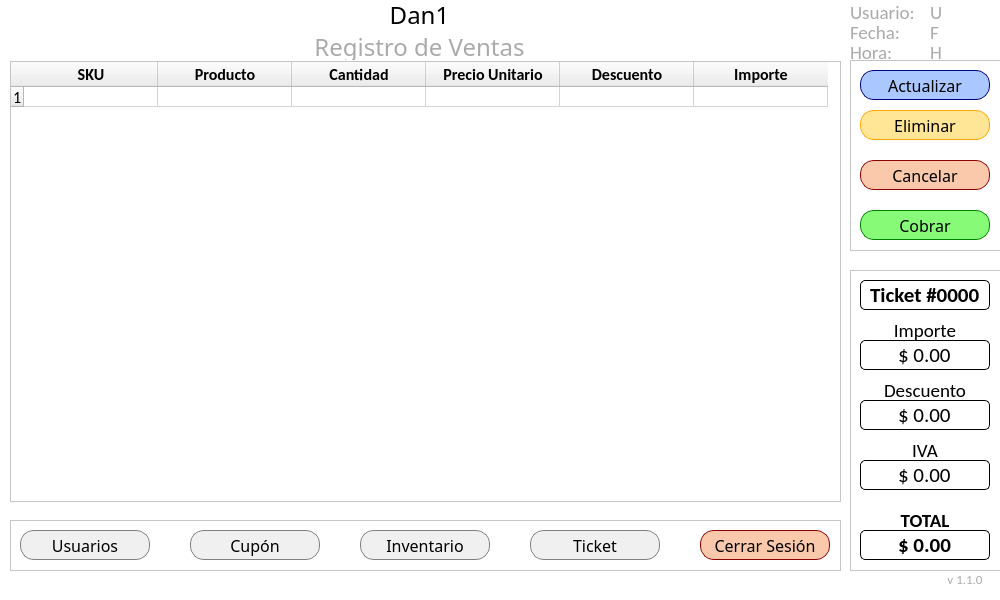
<?xml version="1.0" encoding="UTF-8"?>
<ui version="4.0">
 <class>MainWindow</class>
 <widget class="QMainWindow" name="MainWindow">
  <property name="geometry">
   <rect>
    <x>0</x>
    <y>0</y>
    <width>1000</width>
    <height>600</height>
   </rect>
  </property>
  <property name="minimumSize">
   <size>
    <width>1000</width>
    <height>600</height>
   </size>
  </property>
  <property name="maximumSize">
   <size>
    <width>1000</width>
    <height>600</height>
   </size>
  </property>
  <property name="palette">
   <palette>
    <active>
     <colorrole role="Base">
      <brush brushstyle="SolidPattern">
       <color alpha="255">
        <red>255</red>
        <green>255</green>
        <blue>255</blue>
       </color>
      </brush>
     </colorrole>
     <colorrole role="Window">
      <brush brushstyle="SolidPattern">
       <color alpha="255">
        <red>255</red>
        <green>255</green>
        <blue>255</blue>
       </color>
      </brush>
     </colorrole>
    </active>
    <inactive>
     <colorrole role="Base">
      <brush brushstyle="SolidPattern">
       <color alpha="255">
        <red>255</red>
        <green>255</green>
        <blue>255</blue>
       </color>
      </brush>
     </colorrole>
     <colorrole role="Window">
      <brush brushstyle="SolidPattern">
       <color alpha="255">
        <red>255</red>
        <green>255</green>
        <blue>255</blue>
       </color>
      </brush>
     </colorrole>
    </inactive>
    <disabled>
     <colorrole role="Base">
      <brush brushstyle="SolidPattern">
       <color alpha="255">
        <red>255</red>
        <green>255</green>
        <blue>255</blue>
       </color>
      </brush>
     </colorrole>
     <colorrole role="Window">
      <brush brushstyle="SolidPattern">
       <color alpha="255">
        <red>255</red>
        <green>255</green>
        <blue>255</blue>
       </color>
      </brush>
     </colorrole>
    </disabled>
   </palette>
  </property>
  <property name="windowTitle">
   <string>MainWindow</string>
  </property>
  <widget class="QWidget" name="centralwidget">
   <widget class="QLabel" name="L1">
    <property name="geometry">
     <rect>
      <x>-1</x>
      <y>0</y>
      <width>841</width>
      <height>30</height>
     </rect>
    </property>
    <property name="font">
     <font>
      <family>Impact</family>
      <pointsize>18</pointsize>
     </font>
    </property>
    <property name="text">
     <string>Dan1</string>
    </property>
    <property name="alignment">
     <set>Qt::AlignCenter</set>
    </property>
   </widget>
   <widget class="QLabel" name="L2">
    <property name="geometry">
     <rect>
      <x>-1</x>
      <y>30</y>
      <width>841</width>
      <height>30</height>
     </rect>
    </property>
    <property name="font">
     <font>
      <family>Swis721 LtCn BT</family>
      <pointsize>18</pointsize>
     </font>
    </property>
    <property name="frameShadow">
     <enum>QFrame::Plain</enum>
    </property>
    <property name="midLineWidth">
     <number>0</number>
    </property>
    <property name="text">
     <string>&lt;html&gt;&lt;head/&gt;&lt;body&gt;&lt;p&gt;&lt;span style=&quot; color:#aaaaaa;&quot;&gt;Registro de Ventas&lt;/span&gt;&lt;/p&gt;&lt;/body&gt;&lt;/html&gt;</string>
    </property>
    <property name="alignment">
     <set>Qt::AlignCenter</set>
    </property>
   </widget>
   <widget class="QTableWidget" name="t_Ventas">
    <property name="geometry">
     <rect>
      <x>10</x>
      <y>61</y>
      <width>831</width>
      <height>441</height>
     </rect>
    </property>
    <attribute name="horizontalHeaderVisible">
     <bool>true</bool>
    </attribute>
    <attribute name="horizontalHeaderCascadingSectionResizes">
     <bool>false</bool>
    </attribute>
    <attribute name="horizontalHeaderDefaultSectionSize">
     <number>134</number>
    </attribute>
    <attribute name="horizontalHeaderMinimumSectionSize">
     <number>134</number>
    </attribute>
    <attribute name="verticalHeaderDefaultSectionSize">
     <number>20</number>
    </attribute>
    <row>
     <property name="text">
      <string>1</string>
     </property>
     <property name="font">
      <font>
       <family>Calibri</family>
       <pointsize>12</pointsize>
      </font>
     </property>
    </row>
    <column>
     <property name="text">
      <string>SKU</string>
     </property>
     <property name="font">
      <font>
       <family>Calibri</family>
       <pointsize>12</pointsize>
       <weight>75</weight>
       <bold>true</bold>
      </font>
     </property>
     <property name="textAlignment">
      <set>AlignCenter</set>
     </property>
     <property name="foreground">
      <brush brushstyle="SolidPattern">
       <color alpha="255">
        <red>0</red>
        <green>0</green>
        <blue>0</blue>
       </color>
      </brush>
     </property>
    </column>
    <column>
     <property name="text">
      <string>Producto</string>
     </property>
     <property name="font">
      <font>
       <family>Calibri</family>
       <pointsize>12</pointsize>
       <weight>75</weight>
       <bold>true</bold>
      </font>
     </property>
     <property name="textAlignment">
      <set>AlignCenter</set>
     </property>
    </column>
    <column>
     <property name="text">
      <string>Cantidad</string>
     </property>
     <property name="font">
      <font>
       <family>Calibri</family>
       <pointsize>12</pointsize>
       <weight>75</weight>
       <bold>true</bold>
      </font>
     </property>
     <property name="textAlignment">
      <set>AlignCenter</set>
     </property>
    </column>
    <column>
     <property name="text">
      <string>Precio Unitario</string>
     </property>
     <property name="font">
      <font>
       <family>Calibri</family>
       <pointsize>12</pointsize>
       <weight>75</weight>
       <bold>true</bold>
      </font>
     </property>
     <property name="textAlignment">
      <set>AlignCenter</set>
     </property>
    </column>
    <column>
     <property name="text">
      <string>Descuento</string>
     </property>
     <property name="font">
      <font>
       <family>Calibri</family>
       <pointsize>12</pointsize>
       <weight>75</weight>
       <bold>true</bold>
      </font>
     </property>
     <property name="textAlignment">
      <set>AlignCenter</set>
     </property>
    </column>
    <column>
     <property name="text">
      <string>Importe</string>
     </property>
     <property name="font">
      <font>
       <family>Calibri</family>
       <pointsize>12</pointsize>
       <weight>75</weight>
       <bold>true</bold>
      </font>
     </property>
     <property name="textAlignment">
      <set>AlignCenter</set>
     </property>
    </column>
    <item row="0" column="0">
     <property name="text">
      <string/>
     </property>
    </item>
   </widget>
   <widget class="QFrame" name="fr_Ventas">
    <property name="geometry">
     <rect>
      <x>850</x>
      <y>60</y>
      <width>151</width>
      <height>191</height>
     </rect>
    </property>
    <property name="frameShape">
     <enum>QFrame::StyledPanel</enum>
    </property>
    <property name="frameShadow">
     <enum>QFrame::Raised</enum>
    </property>
    <widget class="QPushButton" name="b_Actualizar">
     <property name="geometry">
      <rect>
       <x>10</x>
       <y>10</y>
       <width>130</width>
       <height>30</height>
      </rect>
     </property>
     <property name="font">
      <font>
       <family>Swis721 LtCn BT</family>
       <pointsize>12</pointsize>
      </font>
     </property>
     <property name="focusPolicy">
      <enum>Qt::StrongFocus</enum>
     </property>
     <property name="styleSheet">
      <string notr="true">background-color: rgb(170, 200, 255);
border-width: 1px;
border-style: solid;
border-color: navy;
border-radius: 14px;</string>
     </property>
     <property name="text">
      <string>Actualizar</string>
     </property>
     <property name="autoDefault">
      <bool>true</bool>
     </property>
    </widget>
    <widget class="QPushButton" name="b_Eliminar">
     <property name="geometry">
      <rect>
       <x>10</x>
       <y>50</y>
       <width>130</width>
       <height>30</height>
      </rect>
     </property>
     <property name="font">
      <font>
       <family>Swis721 LtCn BT</family>
       <pointsize>12</pointsize>
      </font>
     </property>
     <property name="focusPolicy">
      <enum>Qt::StrongFocus</enum>
     </property>
     <property name="styleSheet">
      <string notr="true">background-color: rgb(255, 230, 150);
border-width: 1px;
border-style: solid;
border-color: orange;
border-radius: 14px;</string>
     </property>
     <property name="text">
      <string>Eliminar</string>
     </property>
     <property name="autoDefault">
      <bool>true</bool>
     </property>
    </widget>
    <widget class="QPushButton" name="b_Cancelar">
     <property name="geometry">
      <rect>
       <x>10</x>
       <y>100</y>
       <width>130</width>
       <height>30</height>
      </rect>
     </property>
     <property name="font">
      <font>
       <family>Swis721 LtCn BT</family>
       <pointsize>12</pointsize>
      </font>
     </property>
     <property name="focusPolicy">
      <enum>Qt::StrongFocus</enum>
     </property>
     <property name="styleSheet">
      <string notr="true">background-color: rgb(250, 200, 170);
border-width: 1px;
border-style: solid;
border-color: darkred;
border-radius: 14px;</string>
     </property>
     <property name="text">
      <string>Cancelar</string>
     </property>
     <property name="autoDefault">
      <bool>true</bool>
     </property>
    </widget>
    <widget class="QPushButton" name="b_Cobrar">
     <property name="geometry">
      <rect>
       <x>10</x>
       <y>150</y>
       <width>130</width>
       <height>30</height>
      </rect>
     </property>
     <property name="font">
      <font>
       <family>Swis721 LtCn BT</family>
       <pointsize>12</pointsize>
      </font>
     </property>
     <property name="focusPolicy">
      <enum>Qt::StrongFocus</enum>
     </property>
     <property name="styleSheet">
      <string notr="true">background-color: rgb(135, 250, 120);
border-width: 1px;
border-style: solid;
border-color: green;
border-radius: 14px;</string>
     </property>
     <property name="text">
      <string>Cobrar</string>
     </property>
     <property name="autoDefault">
      <bool>true</bool>
     </property>
    </widget>
   </widget>
   <widget class="QFrame" name="fr_botones">
    <property name="geometry">
     <rect>
      <x>10</x>
      <y>520</y>
      <width>831</width>
      <height>51</height>
     </rect>
    </property>
    <property name="frameShape">
     <enum>QFrame::StyledPanel</enum>
    </property>
    <property name="frameShadow">
     <enum>QFrame::Raised</enum>
    </property>
    <widget class="QPushButton" name="b_Usuarios">
     <property name="geometry">
      <rect>
       <x>10</x>
       <y>10</y>
       <width>130</width>
       <height>30</height>
      </rect>
     </property>
     <property name="font">
      <font>
       <family>Swis721 LtCn BT</family>
       <pointsize>12</pointsize>
      </font>
     </property>
     <property name="focusPolicy">
      <enum>Qt::StrongFocus</enum>
     </property>
     <property name="styleSheet">
      <string notr="true">background-color: rgb(240, 240, 240);
border-width: 1px;
border-style: solid;
border-color: gray;
border-radius: 14px;</string>
     </property>
     <property name="text">
      <string>Usuarios</string>
     </property>
     <property name="autoDefault">
      <bool>true</bool>
     </property>
    </widget>
    <widget class="QPushButton" name="b_Cupon">
     <property name="geometry">
      <rect>
       <x>180</x>
       <y>10</y>
       <width>130</width>
       <height>30</height>
      </rect>
     </property>
     <property name="font">
      <font>
       <family>Swis721 LtCn BT</family>
       <pointsize>12</pointsize>
      </font>
     </property>
     <property name="focusPolicy">
      <enum>Qt::StrongFocus</enum>
     </property>
     <property name="styleSheet">
      <string notr="true">background-color: rgb(240, 240, 240);
border-width: 1px;
border-style: solid;
border-color: gray;
border-radius: 14px;</string>
     </property>
     <property name="text">
      <string>Cupón</string>
     </property>
     <property name="autoDefault">
      <bool>true</bool>
     </property>
    </widget>
    <widget class="QPushButton" name="b_Inventario">
     <property name="geometry">
      <rect>
       <x>350</x>
       <y>10</y>
       <width>130</width>
       <height>30</height>
      </rect>
     </property>
     <property name="font">
      <font>
       <family>Swis721 LtCn BT</family>
       <pointsize>12</pointsize>
      </font>
     </property>
     <property name="focusPolicy">
      <enum>Qt::StrongFocus</enum>
     </property>
     <property name="styleSheet">
      <string notr="true">background-color: rgb(240, 240, 240);
border-width: 1px;
border-style: solid;
border-color: gray;
border-radius: 14px;</string>
     </property>
     <property name="text">
      <string>Inventario</string>
     </property>
     <property name="autoDefault">
      <bool>true</bool>
     </property>
    </widget>
    <widget class="QPushButton" name="b_Ticket">
     <property name="geometry">
      <rect>
       <x>520</x>
       <y>10</y>
       <width>130</width>
       <height>30</height>
      </rect>
     </property>
     <property name="font">
      <font>
       <family>Swis721 LtCn BT</family>
       <pointsize>12</pointsize>
      </font>
     </property>
     <property name="focusPolicy">
      <enum>Qt::StrongFocus</enum>
     </property>
     <property name="styleSheet">
      <string notr="true">background-color: rgb(240, 240, 240);
border-width: 1px;
border-style: solid;
border-color: gray;
border-radius: 14px;</string>
     </property>
     <property name="text">
      <string>Ticket</string>
     </property>
     <property name="autoDefault">
      <bool>true</bool>
     </property>
    </widget>
    <widget class="QPushButton" name="b_Cerrar">
     <property name="geometry">
      <rect>
       <x>690</x>
       <y>10</y>
       <width>130</width>
       <height>30</height>
      </rect>
     </property>
     <property name="font">
      <font>
       <family>Swis721 LtCn BT</family>
       <pointsize>12</pointsize>
      </font>
     </property>
     <property name="focusPolicy">
      <enum>Qt::StrongFocus</enum>
     </property>
     <property name="styleSheet">
      <string notr="true">background-color: rgb(250, 200, 170);
border-width: 1px;
border-style: solid;
border-color: darkred;
border-radius: 14px;</string>
     </property>
     <property name="text">
      <string>Cerrar Sesión</string>
     </property>
     <property name="autoDefault">
      <bool>true</bool>
     </property>
    </widget>
   </widget>
   <widget class="QFrame" name="fr_total">
    <property name="geometry">
     <rect>
      <x>850</x>
      <y>270</y>
      <width>151</width>
      <height>301</height>
     </rect>
    </property>
    <property name="frameShape">
     <enum>QFrame::StyledPanel</enum>
    </property>
    <property name="frameShadow">
     <enum>QFrame::Raised</enum>
    </property>
    <widget class="QLineEdit" name="lineEdit">
     <property name="geometry">
      <rect>
       <x>10</x>
       <y>10</y>
       <width>130</width>
       <height>30</height>
      </rect>
     </property>
     <property name="font">
      <font>
       <family>Calibri</family>
       <pointsize>16</pointsize>
       <weight>75</weight>
       <bold>true</bold>
      </font>
     </property>
     <property name="styleSheet">
      <string notr="true">QLineEdit {
     border-width: 1px;
     border-style: solid;
     border-radius: 5px;
 }</string>
     </property>
     <property name="text">
      <string>Ticket #0000</string>
     </property>
     <property name="alignment">
      <set>Qt::AlignCenter</set>
     </property>
    </widget>
    <widget class="QLineEdit" name="lineEdit_2">
     <property name="geometry">
      <rect>
       <x>10</x>
       <y>70</y>
       <width>130</width>
       <height>30</height>
      </rect>
     </property>
     <property name="font">
      <font>
       <family>Calibri</family>
       <pointsize>16</pointsize>
       <weight>50</weight>
       <bold>false</bold>
      </font>
     </property>
     <property name="styleSheet">
      <string notr="true">QLineEdit {
     border-width: 1px;
     border-style: solid;
     border-radius: 5px;
 }</string>
     </property>
     <property name="text">
      <string>$ 0.00</string>
     </property>
     <property name="alignment">
      <set>Qt::AlignCenter</set>
     </property>
    </widget>
    <widget class="QLabel" name="label_2">
     <property name="geometry">
      <rect>
       <x>10</x>
       <y>50</y>
       <width>130</width>
       <height>21</height>
      </rect>
     </property>
     <property name="font">
      <font>
       <family>Calibri</family>
       <pointsize>14</pointsize>
      </font>
     </property>
     <property name="text">
      <string>Importe</string>
     </property>
     <property name="alignment">
      <set>Qt::AlignCenter</set>
     </property>
    </widget>
    <widget class="QLineEdit" name="lineEdit_3">
     <property name="geometry">
      <rect>
       <x>10</x>
       <y>130</y>
       <width>130</width>
       <height>30</height>
      </rect>
     </property>
     <property name="font">
      <font>
       <family>Calibri</family>
       <pointsize>16</pointsize>
       <weight>50</weight>
       <bold>false</bold>
      </font>
     </property>
     <property name="styleSheet">
      <string notr="true">QLineEdit {
     border-width: 1px;
     border-style: solid;
     border-radius: 5px;
 }</string>
     </property>
     <property name="text">
      <string>$ 0.00</string>
     </property>
     <property name="alignment">
      <set>Qt::AlignCenter</set>
     </property>
    </widget>
    <widget class="QLabel" name="label_3">
     <property name="geometry">
      <rect>
       <x>10</x>
       <y>110</y>
       <width>130</width>
       <height>21</height>
      </rect>
     </property>
     <property name="font">
      <font>
       <family>Calibri</family>
       <pointsize>14</pointsize>
      </font>
     </property>
     <property name="text">
      <string>Descuento</string>
     </property>
     <property name="alignment">
      <set>Qt::AlignCenter</set>
     </property>
    </widget>
    <widget class="QLineEdit" name="lineEdit_4">
     <property name="geometry">
      <rect>
       <x>10</x>
       <y>190</y>
       <width>130</width>
       <height>30</height>
      </rect>
     </property>
     <property name="font">
      <font>
       <family>Calibri</family>
       <pointsize>16</pointsize>
       <weight>50</weight>
       <bold>false</bold>
      </font>
     </property>
     <property name="styleSheet">
      <string notr="true">QLineEdit {
     border-width: 1px;
     border-style: solid;
     border-radius: 5px;
 }</string>
     </property>
     <property name="text">
      <string>$ 0.00</string>
     </property>
     <property name="alignment">
      <set>Qt::AlignCenter</set>
     </property>
    </widget>
    <widget class="QLabel" name="label_4">
     <property name="geometry">
      <rect>
       <x>10</x>
       <y>170</y>
       <width>130</width>
       <height>21</height>
      </rect>
     </property>
     <property name="font">
      <font>
       <family>Calibri</family>
       <pointsize>14</pointsize>
      </font>
     </property>
     <property name="text">
      <string>IVA</string>
     </property>
     <property name="alignment">
      <set>Qt::AlignCenter</set>
     </property>
    </widget>
    <widget class="QLineEdit" name="lineEdit_5">
     <property name="geometry">
      <rect>
       <x>10</x>
       <y>260</y>
       <width>130</width>
       <height>30</height>
      </rect>
     </property>
     <property name="font">
      <font>
       <family>Calibri</family>
       <pointsize>16</pointsize>
       <weight>75</weight>
       <bold>true</bold>
      </font>
     </property>
     <property name="styleSheet">
      <string notr="true">QLineEdit {
     border-width: 1px;
     border-style: solid;
     border-radius: 5px;
 }</string>
     </property>
     <property name="text">
      <string>$ 0.00</string>
     </property>
     <property name="alignment">
      <set>Qt::AlignCenter</set>
     </property>
    </widget>
    <widget class="QLabel" name="label_5">
     <property name="geometry">
      <rect>
       <x>10</x>
       <y>240</y>
       <width>130</width>
       <height>21</height>
      </rect>
     </property>
     <property name="font">
      <font>
       <family>Calibri</family>
       <pointsize>14</pointsize>
       <weight>75</weight>
       <bold>true</bold>
      </font>
     </property>
     <property name="text">
      <string>TOTAL</string>
     </property>
     <property name="alignment">
      <set>Qt::AlignCenter</set>
     </property>
    </widget>
   </widget>
   <widget class="QLabel" name="L9">
    <property name="geometry">
     <rect>
      <x>940</x>
      <y>570</y>
      <width>50</width>
      <height>20</height>
     </rect>
    </property>
    <property name="font">
     <font>
      <family>Calibri</family>
      <pointsize>14</pointsize>
     </font>
    </property>
    <property name="text">
     <string>&lt;html&gt;&lt;head/&gt;&lt;body&gt;&lt;p&gt;&lt;span style=&quot; font-size:10pt; color:#aaaaaa;&quot;&gt;v 1.1.0&lt;/span&gt;&lt;/p&gt;&lt;/body&gt;&lt;/html&gt;</string>
    </property>
    <property name="alignment">
     <set>Qt::AlignCenter</set>
    </property>
   </widget>
   <widget class="QLabel" name="L3">
    <property name="geometry">
     <rect>
      <x>850</x>
      <y>0</y>
      <width>70</width>
      <height>21</height>
     </rect>
    </property>
    <property name="font">
     <font>
      <family>Calibri</family>
      <pointsize>14</pointsize>
     </font>
    </property>
    <property name="text">
     <string>&lt;html&gt;&lt;head/&gt;&lt;body&gt;&lt;p&gt;&lt;span style=&quot; color:#aaaaaa;&quot;&gt;Usuario:&lt;/span&gt;&lt;/p&gt;&lt;/body&gt;&lt;/html&gt;</string>
    </property>
    <property name="alignment">
     <set>Qt::AlignLeading|Qt::AlignLeft|Qt::AlignVCenter</set>
    </property>
   </widget>
   <widget class="QLabel" name="L4">
    <property name="geometry">
     <rect>
      <x>850</x>
      <y>20</y>
      <width>70</width>
      <height>21</height>
     </rect>
    </property>
    <property name="font">
     <font>
      <family>Calibri</family>
      <pointsize>14</pointsize>
     </font>
    </property>
    <property name="text">
     <string>&lt;html&gt;&lt;head/&gt;&lt;body&gt;&lt;p&gt;&lt;span style=&quot; color:#aaaaaa;&quot;&gt;Fecha:&lt;/span&gt;&lt;/p&gt;&lt;/body&gt;&lt;/html&gt;</string>
    </property>
    <property name="alignment">
     <set>Qt::AlignLeading|Qt::AlignLeft|Qt::AlignVCenter</set>
    </property>
   </widget>
   <widget class="QLabel" name="L5">
    <property name="geometry">
     <rect>
      <x>850</x>
      <y>40</y>
      <width>70</width>
      <height>21</height>
     </rect>
    </property>
    <property name="font">
     <font>
      <family>Calibri</family>
      <pointsize>14</pointsize>
     </font>
    </property>
    <property name="text">
     <string>&lt;html&gt;&lt;head/&gt;&lt;body&gt;&lt;p&gt;&lt;span style=&quot; color:#aaaaaa;&quot;&gt;Hora:&lt;/span&gt;&lt;/p&gt;&lt;/body&gt;&lt;/html&gt;</string>
    </property>
    <property name="alignment">
     <set>Qt::AlignLeading|Qt::AlignLeft|Qt::AlignVCenter</set>
    </property>
   </widget>
   <widget class="QLabel" name="L7">
    <property name="geometry">
     <rect>
      <x>930</x>
      <y>20</y>
      <width>70</width>
      <height>21</height>
     </rect>
    </property>
    <property name="font">
     <font>
      <family>Calibri</family>
      <pointsize>14</pointsize>
     </font>
    </property>
    <property name="text">
     <string>&lt;html&gt;&lt;head/&gt;&lt;body&gt;&lt;p&gt;&lt;span style=&quot; color:#aaaaaa;&quot;&gt;F&lt;/span&gt;&lt;/p&gt;&lt;/body&gt;&lt;/html&gt;</string>
    </property>
    <property name="alignment">
     <set>Qt::AlignLeading|Qt::AlignLeft|Qt::AlignVCenter</set>
    </property>
   </widget>
   <widget class="QLabel" name="L6">
    <property name="geometry">
     <rect>
      <x>930</x>
      <y>0</y>
      <width>70</width>
      <height>21</height>
     </rect>
    </property>
    <property name="font">
     <font>
      <family>Calibri</family>
      <pointsize>14</pointsize>
     </font>
    </property>
    <property name="text">
     <string>&lt;html&gt;&lt;head/&gt;&lt;body&gt;&lt;p&gt;&lt;span style=&quot; color:#aaaaaa;&quot;&gt;U&lt;/span&gt;&lt;/p&gt;&lt;/body&gt;&lt;/html&gt;</string>
    </property>
    <property name="alignment">
     <set>Qt::AlignLeading|Qt::AlignLeft|Qt::AlignVCenter</set>
    </property>
   </widget>
   <widget class="QLabel" name="L8">
    <property name="geometry">
     <rect>
      <x>930</x>
      <y>40</y>
      <width>70</width>
      <height>21</height>
     </rect>
    </property>
    <property name="font">
     <font>
      <family>Calibri</family>
      <pointsize>14</pointsize>
     </font>
    </property>
    <property name="text">
     <string>&lt;html&gt;&lt;head/&gt;&lt;body&gt;&lt;p&gt;&lt;span style=&quot; color:#aaaaaa;&quot;&gt;H&lt;/span&gt;&lt;/p&gt;&lt;/body&gt;&lt;/html&gt;</string>
    </property>
    <property name="alignment">
     <set>Qt::AlignLeading|Qt::AlignLeft|Qt::AlignVCenter</set>
    </property>
   </widget>
  </widget>
 </widget>
 <resources/>
 <connections/>
</ui>
